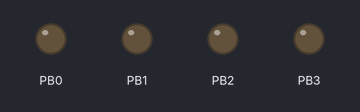
This program was run on a simulated ATmega328P, built with avr-gcc and emulated at 16 MHz. Shown: output pins drawn as LEDs (lit = HIGH).

Above: at 0.5 s.
At 2.5 s:
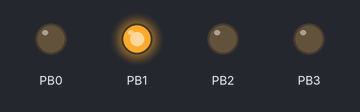
At 4.5 s:
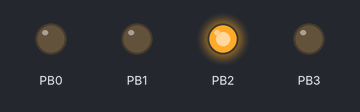
At 9.5 s:
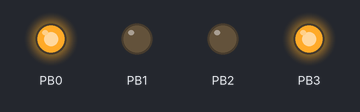
At 14.5 s:
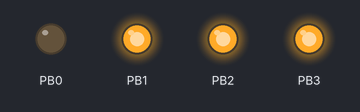
At 19.5 s:
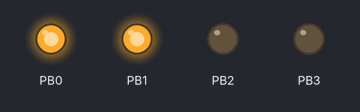
Timing chart, 0 to 20.8 s (numbered marks = the images above):
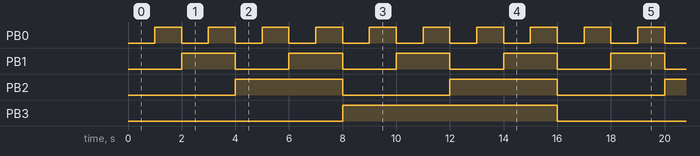

The program:

main.c
```c
/*
 * File: binary_counter.c
 * Created: [Date]
 * Author: vingyan
 * Description: This program implements a simple binary counter using four LEDs connected to pins 8 to 11 of PORTB on an AVR microcontroller.
 *
 * Detailed Explanation:
 * 1. F_CPU is defined as 16 MHz for delay functions.
 * 2. Pins 8 to 11 of PORTB are set as outputs to control the LEDs.
 * 3. A count variable is initialized to keep track of the binary count.
 * 4. Inside the while loop:
 *    a. The binary count is displayed on the LEDs by setting PORTB to the current value of the count.
 *    b. The count is incremented and wrapped around to 0 after reaching 15 (1111 in binary).
 *    c. A delay of 1000 milliseconds (1 second) is used to control the LED update speed.
 */

#define F_CPU 16000000 // Define the clock frequency for delay functions

#include <avr/io.h>     // AVR Standard I/O Library
#include <util/delay.h> // AVR Delay Functions Library

int main(void) {
    // Set pins 8 to 11 as outputs (PORTB, Pins 0 to 3)
    DDRB |= 0b00001111;

    int count = 0; // Initialize count variable

    while (1) { // Infinite loop
        // Display binary count on LEDs
        PORTB = count;

        // Increment count and loop back to 0 after 15
        count = (count + 1) % 16;

        _delay_ms(1000); // Delay to control LED update speed (1000 milliseconds)
    }

    return 0;
}
```

Measured:
- by itself, PB0: alternates HIGH for 1.0 s and LOW for 1.0 s
- by itself, PB1: alternates HIGH for 2.0 s and LOW for 2.0 s
- by itself, PB2: alternates HIGH for 4.0 s and LOW for 4.0 s
- by itself, PB3: alternates HIGH for 8.0 s and LOW for 8.0 s
